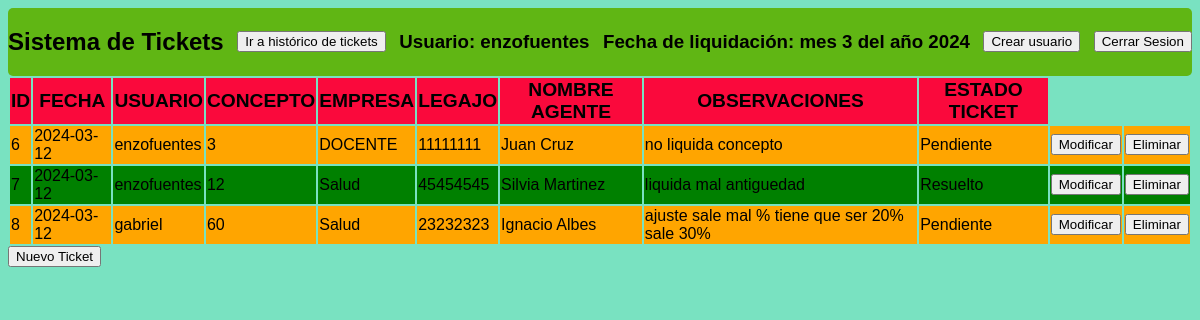
The app's page /api/tickets/ (signed in) with its own data.
### tickets/models.py (models this page shows)
class Ticket(models.Model):
    id_ticket = models.AutoField(primary_key=True)
    fecha_liquidaciones = models.TextField(default = datetime.date.today) #deberia ser fecha
    usuario = models.CharField(max_length=100)
    concepto = models.CharField(max_length=100) #deberia ser un entero
    empresa = models.CharField(max_length=100)
    legajo = models.CharField(max_length=50) #deberia ser un entero
    nombre = models.CharField(max_length=100)
    observaciones = models.TextField(default = ' ')
    estado_liquidaciones = models.CharField(max_length=50, default = 'Pendiente')

### tickets/views.py (the view)
# urls.py: path('tickets/', index, name="index"),
def index(request):
    if request.session.get('usuario_logueado'):
        tickets = Ticket.objects.order_by("id_ticket")
        fecha_actual = str(datetime.date.today())
        request.session['mes_liquidacion'] = datetime.date.today().month
        request.session['año_liquidacion'] = datetime.date.today().year
        tickets_filtrados: list = []
        for ticket in tickets:
            if obtener_año_o_mes("año", ticket.fecha_liquidaciones) == obtener_año_o_mes("año", fecha_actual):
                if obtener_año_o_mes("mes", ticket.fecha_liquidaciones) == obtener_año_o_mes("mes", fecha_actual):
                    tickets_filtrados.append(ticket)
        contexto: dict = {"tickets": tickets_filtrados,
                "usuario_logueado": request.session['username'],
                "mes_liquidacion": request.session['mes_liquidacion'],
                "año_liquidacion": request.session['año_liquidacion']} #el contexto son los objetos de python que voy a mostrar
        return render(request, "tickets/index.html", contexto)
    else:
        return redirect('http://127.0.0.1:8000/api/login/')

### tickets/views.py (called while the page is built)
def obtener_año_o_mes(año_o_mes: str, fecha_string: str):
    if año_o_mes == "año":
        ticket_año: int = fecha_string[0:4]
        return ticket_año
    elif año_o_mes == "mes":
        ticket_mes: int = fecha_string[5:7]
        return ticket_mes

### tickets/templates/tickets/index.html (shortened to what this page needs)
{% load static %}
<!DOCTYPE html>
<html lang="en">
<head>
    <link rel="stylesheet" type="text/css" href="{% static 'style sheet/style.css' %}">
</head>
<body>
    <div id="nav_var">
        <div id="titulo_principal"><h2>Sistema de Tickets</h2></div>
        <div><button id="historico_tickets_btn"> Ir a histórico de tickets </button></div>
        <div><h3 id="usuario_logueado">Usuario: {{ usuario_logueado }}</h3></div>
        <div><h3 id="usuario_logueado">Fecha de liquidación: mes {{ mes_liquidacion }} del año {{ año_liquidacion }}</h3></div>
        <button type="submit"id="crear_cuenta_btn" style="display: none;">Crear usuario</button>
        <div><button id="cerrar_sesion_btn"> Cerrar Sesion </button></div>
    </div>
    {% if tickets %}
    <table id="tickets">
        <div>
            <thead id="cabecera_de_tabla_tickets">
            <tr>
                <th>ID</th>
                <th>FECHA</th>
                <th>USUARIO</th>
                <th>CONCEPTO</th>
                <th>EMPRESA</th>
                <th>LEGAJO</th>
                <th>NOMBRE AGENTE</th>
                <th>OBSERVACIONES</th>
                <th>ESTADO TICKET</th>
            </tr>
        </thead>
        </div>
        <tbody>
            {% for ticket in tickets %}
                <div >
                    <tr class="ticket_row">
                        <td>{{ ticket.id_ticket }}</td>
                        <td>{{ ticket.fecha_liquidaciones }}</td>
                        <td>{{ ticket.usuario }}</td>
                        <td>{{ ticket.concepto }}</td>
                        <td>{{ ticket.empresa }}</td>
                        <td>{{ ticket.legajo }}</td>
                        <td>{{ ticket.nombre }}</td>
                        <td>{{ ticket.observaciones }}</td>
                        <td>{{ ticket.estado_liquidaciones }}</td>
                        <td class="row_modificar_btn" id="modifica_btn" ><button>Modificar</button></td>
                        <td class="row_eliminar_btn" id="elimina_btn"><button>Eliminar</button></td>
                    </tr>
                </div>
            {% endfor %}
        </tbody>
    </table>
{% else %}
    <p>NO HAY TICKETS PARA MOSTRAR.</p>
{% endif %}
<button id="nuevo_ticket_btn">Nuevo Ticket</button>
</body>
</html>

### static/style sheet/style.css (style rules this page uses)
body { background-color: rgb(121, 226, 193); font-family: 'Franklin Gothic Medium', 'Arial Narrow', Arial, sans-serif; }
#titulo_principal { font-family: 'Arial Narrow', Arial, sans-serif; }
#cabecera_de_tabla_tickets { font-size: larger; background-color: rgba(255, 0, 55, 0.959); }
#nav_var { display: flex; flex-direction: row; justify-content: space-between; align-items: center; background-color: rgb(96, 182, 20); border-radius: 5px; }

### records on screen
Ticket: id_ticket "6", fecha_liquidaciones "2024-03-12", usuario "enzofuentes", concepto "3", empresa "DOCENTE", legajo "11111111", nombre "Juan Cruz", observaciones "no liquida concepto", estado_liquidaciones "Pendiente"
Ticket: id_ticket "7", fecha_liquidaciones "2024-03-12", usuario "enzofuentes", concepto "12", empresa "Salud", legajo "45454545", nombre "Silvia Martinez", observaciones "liquida mal antiguedad", estado_liquidaciones "Resuelto"
Ticket: id_ticket "8", fecha_liquidaciones "2024-03-12", usuario "gabriel", concepto "60", empresa "Salud", legajo "23232323", nombre "Ignacio Albes", observaciones "ajuste sale mal % tiene que ser 20% sale 30%", estado_liquidaciones "Pendiente"

### other values on screen
{{ usuario_logueado }} "enzofuentes"
{{ mes_liquidacion }} "3"
{{ año_liquidacion }} "2024"
